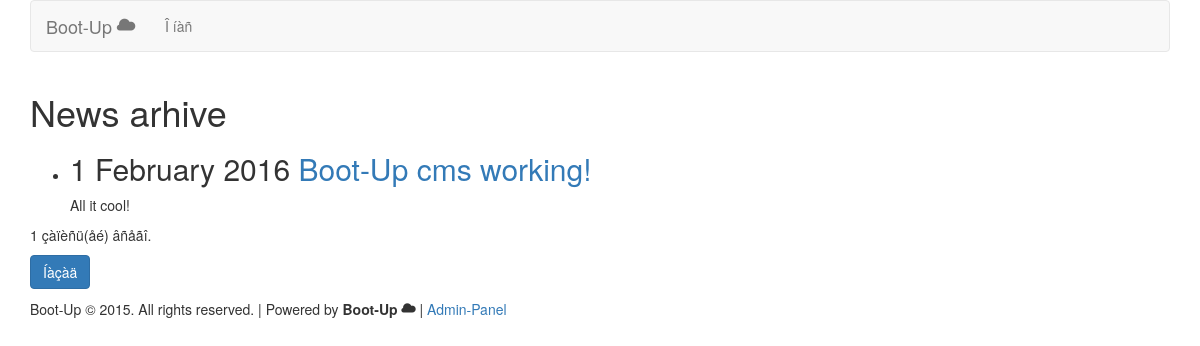
Screenshot of /?action=archive with the database file from the repository.
### tables this page shows
CREATE TABLE IF NOT EXISTS `articles` (
  `id` smallint(5) unsigned NOT NULL AUTO_INCREMENT,
  `publicationDate` date NOT NULL,
  `categoryId` smallint(5) unsigned NOT NULL,
  `title` varchar(255) NOT NULL,
  `summary` text NOT NULL,
  `content` mediumtext NOT NULL,
  PRIMARY KEY (`id`)
);

### classes/Category.php (called while the page is built, shortened)
<?php
class Category
{
  public static function getById( $id ) {
    $conn = new PDO( DB_DSN, DB_USERNAME, DB_PASSWORD );
    $sql = "SELECT * FROM categories WHERE id = :id";
    $st = $conn->prepare( $sql );
    $st->bindValue( ":id", $id, PDO::PARAM_INT );
    $st->execute();
    $row = $st->fetch();
  }
}
?>

### classes/Article.php (called while the page is built, shortened)
<?php
class Article
{
public function __construct( $data=array() ) {
    if ( isset( $data['id'] ) ) $this->id = (int) $data['id'];
    if ( isset( $data['publicationDate'] ) ) $this->publicationDate = (int) $data['publicationDate'];
    if ( isset( $data['title'] ) ) $this->title = preg_replace ( "/[^\.\,\-\_\'\"\@\?\!\:\$ a-zA-Z0-9()]/", "", $data['title'] );
    if ( isset( $data['summary'] ) ) $this->summary = preg_replace ( "/[^\.\,\-\_\'\"\@\?\!\:\$ a-zA-Z0-9()]/", "", $data['summary'] );
  }
public static function getList( $numRows=1000000, $categoryId=null, $order="publicationDate DESC" ) {
    $conn = new PDO( DB_DSN, DB_USERNAME, DB_PASSWORD );
    $categoryClause = $categoryId ? "WHERE categoryId = :categoryId" : "";
    $sql = "SELECT SQL_CALC_FOUND_ROWS *, UNIX_TIMESTAMP(publicationDate) AS publicationDate
            FROM articles $categoryClause
            ORDER BY " . mysql_escape_string($order) . " LIMIT :numRows";
    $st = $conn->prepare( $sql );
    $st->bindValue( ":numRows", $numRows, PDO::PARAM_INT );
    $st->execute();
    $list = array();
    while ( $row = $st->fetch() ) {
      $article = new Article( $row );
      $list[] = $article;
    }
    $sql = "SELECT FOUND_ROWS() AS totalRows";
    $totalRows = $conn->query( $sql )->fetch();
    return ( array ( "results" => $list, "totalRows" => $totalRows[0] ) );
}
}
?>

### templates/archive.php (the view, shortened to what this page needs)
<?php include "templates/include/header.php" ?>
      <h1><?php echo htmlspecialchars( $results['pageHeading'] ) ?></h1>
      <ul id="headlines" class="archive">
<?php foreach ( $results['articles'] as $article ) { ?>
        <li>
          <h2>
            <span class="pubDate"><?php echo date('j F Y', $article->publicationDate)?></span> <a href=".?action=viewArticle&amp;articleId=<?php echo $article->id?>"><?php echo htmlspecialchars( $article->title )?></a>
          </h2>
          <p class="summary"><?php echo htmlspecialchars( $article->summary )?></p>
        </li>
<?php } ?>
      </ul>
      <p><?php echo $results['totalRows']?> çàïèñü(åé)<?php echo ( $results['totalRows'] != 1 ) ? 's' : '' ?> âñåãî.</p>
      <p><a class="btn btn-primary" href="./">Íàçàä</a></p>
<?php include "templates/include/footer.php" ?>

### rows the page displays
articles: publicationDate "1 February 2016", title "Boot-Up cms working!", summary "All it cool!"

### other values shown
SITE_NAME "Boot-Up"
$results['pageHeading'] "News arhive"
$results['totalRows'] "1"
